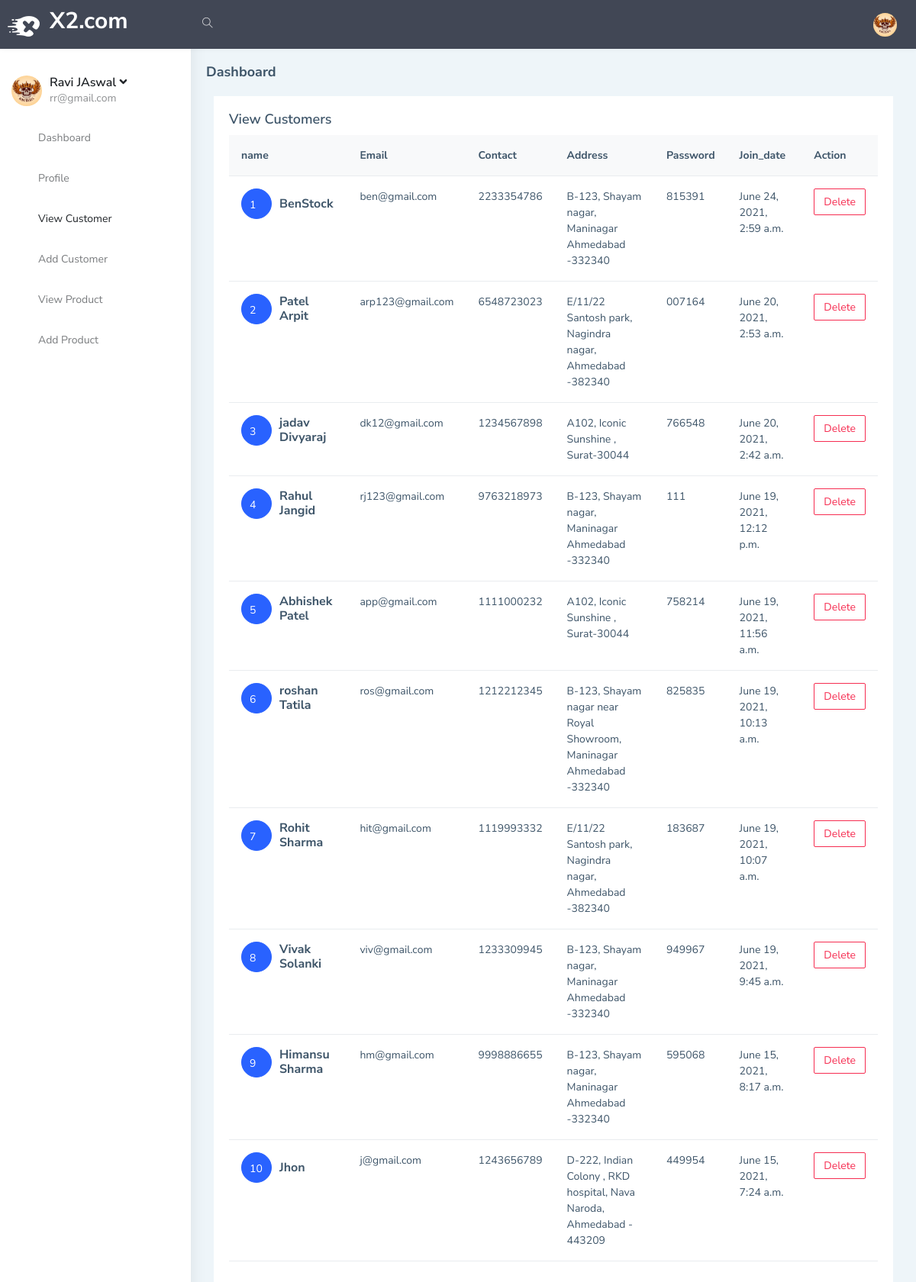
The app's page /View/ (signed in) with its own data.
### app1/models.py (models this page shows, shortened)
class Raw_data(models.Model):
        name      = models.CharField(default="", max_length=300)
        email     = models.EmailField(default="", max_length=246)
        mobileno  = models.PositiveIntegerField(default=0)
        address   = models.TextField()
        Photo     = models.ImageField(upload_to="profile/",max_length=500,blank=True,null=True,)
        password  = models.TextField(default="", max_length=200)
        Register_date = models.DateTimeField(auto_now=True, blank=True,null=True)

class Cus_data(models.Model):
    raw = models.ForeignKey('Raw_data',on_delete=models.CASCADE,blank=True,null=True)
    cus_nm = models.CharField(default="",max_length=200)
    cus_em = models.EmailField(default="",max_length=200)
    cus_con = models.PositiveIntegerField(default=0)
    cus_add1 = models.TextField(default="")
    cus_regi_date = models.DateTimeField(auto_now_add=True,blank=True, null=True)
    cus_photo = models.ImageField(upload_to="Cus_Photo/",default="",max_length=300,blank=True, null=True)
    cus_pass = models.CharField(default="",max_length=200)

### app1/views.py (the view)
# urls.py: path('View/',v.View_cus,name='View_cus'),
def View_cus(request):
    if 'Raw_data' in request.session.keys():
        vars = Raw_data.objects.get(id=int(request.session['Raw_data']))
        user = Cus_data.objects.filter(raw=vars)
        return render(request, 'View_cus.html', {'vars': vars, 'user': user})
    else:
        return redirect('Login')

### app1/templates/View_cus.html
{% extends 'index.html' %}
  {% load static %}
  {% block Dash %}
  <div class="container-fluid">
                <div class="row">
                    <div class="col-12">
                        <div class="card">
                            <div class="card-body">
                                <div class="d-md-flex">
                                    <div>
                                        <h4 class="card-title"> View Customers</h4>
                                    </div>
                            </div>
                            <div class="table-responsive">
                                <table class="table v-middle">
                                    <thead>
                                        <tr class="bg-light">
                                            <th class="border-top-0">name</th>
                                            <th class="border-top-0">Email</th>
                                            <th class="border-top-0">Contact</th>
                                            <th class="border-top-0">Address</th>
                                            <th class="border-top-0">Password</th>
                                            <th class="border-top-0">Join_date</th>
                                            <th class="border-top-0">Action</th>
                                        </tr>
                                    </thead>
                                    <tbody>
                                    {% for i in user reversed %}
                                        <tr>
                                            <td>
                                             <div class="d-flex align-items-center">
                                                    <div class="m-r-10"><a
                                                            class="btn btn-circle d-flex btn-info text-white">{{ forloop.counter }}</a>
                                                    </div>
                                                    <div class="">
                                                        <h4 class="m-b-0 font-16">{{i.cus_nm}}</h4>
                                                    </div>
                                                </div>
                                            </td>
                                            <td>{{i.cus_em}}</td>
                                            <td>{{i.cus_con}}</td>
                                            <td>{{i.cus_add1}} </td>
                                            <td> {{i.cus_pass}}</td>
                                            <td>{{i.cus_regi_date}}</td>
                                           <td><a href="{% url 'Del_Cus' i.id %}"> <button type="Submit" class="btn btn-outline-danger">Delete</button></a></td>
                                        </tr>
                                         {% endfor %}
                                    </tbody>
                                </table>
                            </div>
{% endblock Dash %}

### app1/templates/index.html (shortened to what this page needs)
{% load static %}
<!DOCTYPE html>
<html dir="ltr" lang="en">
<head>
    <link href="{% static 'Dash/assets/libs/chartist/dist/chartist.min.css' %}" rel="stylesheet">
    <link href="{% static 'Dash/dist/css/style.min.css' %}" rel="stylesheet">
</head>
<body>
    <div id="main-wrapper" data-layout="vertical" data-navbarbg="skin5" data-sidebartype="full"
        data-sidebar-position="absolute" data-header-position="absolute" data-boxed-layout="full">
        <header class="topbar" data-navbarbg="skin5">
            <nav class="navbar top-navbar navbar-expand-md navbar-dark">
                <div class="navbar-header" data-logobg="skin5">
                    <a class="navbar-brand" href="index.html">
                        <b class="logo-icon">
                            <img src="{% static 'Dash/assets/images/logo-light-icon.png' %}" alt="homepage" class="light-logo" />
                        </b>
                        <span class="logo-text">
                           <h2 class = "light-logo">X2.com</h2>
                        </span>
                    </a>
                </div>
                <div class="navbar-collapse collapse" id="navbarSupportedContent" data-navbarbg="skin5">
                    <ul class="navbar-nav float-start me-auto">
                        <li class="nav-item search-box"> <a class="nav-link waves-effect waves-dark"
                                href="javascript:void(0)"><i class="ti-search"></i></a>
                        </li>
                    </ul>
                    <ul class="navbar-nav float-end">
                        <li class="nav-item dropdown">
                            <a class="nav-link dropdown-toggle text-muted waves-effect waves-dark pro-pic" href="#" id="navbarDropdown" role="button" data-bs-toggle="dropdown" aria-expanded="false">
                                <img src="{{vars.Photo.url}}" alt="user" class="rounded-circle" width="31">
                            </a>
                        </li>
                    </ul>
                </div>
            </nav>
        </header>
        <aside class="left-sidebar" data-sidebarbg="skin6">
            <div class="scroll-sidebar">
                <nav class="sidebar-nav">
                    <ul id="sidebarnav">
                        <li>
                           <div class="user-profile d-flex no-block dropdown m-t-20">
                               <div class="user-pic"><img src="{{vars.Photo.url}}" alt="users"
                                        class="rounded-circle" width="40" /></div>
                                <div class="user-content hide-menu m-l-10">
                                    <a href="#" class="" id="Userdd" role="button"
                                        data-bs-toggle="dropdown" aria-haspopup="true" aria-expanded="false">
                                        <h5 class="m-b-0 user-name font-medium">{{vars.name}}
                                         <i class="fa fa-angle-down"></i></h5>
                                        <span class="op-5 user-email">{{vars.email}}</span>
                                    </a>
                                </div>
                            </div>
                        </li>
                        <li class="sidebar-item"> <a class="sidebar-link waves-effect waves-dark sidebar-link"
                                href="{% url 'Dashboard' %}" aria-expanded="false"><i class="mdi mdi-view-dashboard"></i><span
                                    class="hide-menu">Dashboard</span></a></li>
                        <li class="sidebar-item"> <a class="sidebar-link waves-effect waves-dark sidebar-link"
                                href="{% url 'Profile' %}" aria-expanded="false"><i
                                    class="mdi mdi-account-network"></i><span class="hide-menu">Profile</span></a></li>
                         <li class="sidebar-item"> <a class="sidebar-link waves-effect waves-dark sidebar-link"
                                href="{% url 'View_cus' %}" aria-expanded="false"><i class="mdi mdi-border-all"></i><span
                                    class="hide-menu">View Customer</span></a></li>
                        <li class="sidebar-item"> <a class="sidebar-link waves-effect waves-dark sidebar-link"
                                href="{% url 'Add_cus' %}" aria-expanded="false"><i class="mdi mdi-border-all"></i><span
                                    class="hide-menu">Add Customer</span></a></li>
                        <li class="sidebar-item"> <a class="sidebar-link waves-effect waves-dark sidebar-link"
                                href="{% url 'ViewProduct' %}" aria-expanded="false"><i class="mdi mdi-border-all"></i><span
                                    class="hide-menu">View Product</span></a></li>
                        <li class="sidebar-item"> <a class="sidebar-link waves-effect waves-dark sidebar-link"
                                href="{% url 'AddProduct' %}" aria-expanded="false"><i class="mdi mdi-border-all"></i><span
                                    class="hide-menu">Add Product</span></a></li>
                    </ul>
                </nav>
            </div>
        </aside>
        <div class="page-wrapper">
            <div class="page-breadcrumb">
                <div class="row align-items-center">
                    <div class="col-5">
                        <h4 class="page-title">Dashboard</h4>
                    </div>
                </div>
            </div>
            <div class="container-fluid">
          {% block Dash %}
          {% endblock Dash %}
          </div>
        </div>
    </div>
</body>
</html>

### records on screen
Raw_data: Photo (picture), name "Ravi JAswal", email "rr@gmail.com"
Cus_data: cus_nm "BenStock", cus_em "ben@gmail.com", cus_con "2233354786", cus_add1 "B-123, Shayam nagar, Maninagar Ahmedabad -332340", cus_pass "815391", cus_regi_date "June 24, 2021, 2:59 a.m."
Cus_data: cus_nm "Patel Arpit", cus_em "arp123@gmail.com", cus_con "6548723023", cus_add1 "E/11/22 Santosh park, Nagindra nagar, Ahmedabad -382340", cus_pass "007164", cus_regi_date "June 20, 2021, 2:53 a.m."
Cus_data: cus_nm "jadav Divyaraj", cus_em "dk12@gmail.com", cus_con "1234567898", cus_add1 "A102, Iconic Sunshine , Surat-30044", cus_pass "766548", cus_regi_date "June 20, 2021, 2:42 a.m."
Cus_data: cus_nm "Rahul Jangid", cus_em "rj123@gmail.com", cus_con "9763218973", cus_add1 "B-123, Shayam nagar, Maninagar Ahmedabad -332340", cus_pass "111", cus_regi_date "June 19, 2021, 12:12 p.m."
Cus_data: cus_nm "Abhishek Patel", cus_em "app@gmail.com", cus_con "1111000232", cus_add1 "A102, Iconic Sunshine , Surat-30044", cus_pass "758214", cus_regi_date "June 19, 2021, 11:56 a.m."
Cus_data: cus_nm "roshan Tatila", cus_em "ros@gmail.com", cus_con "1212212345", cus_add1 "B-123, Shayam nagar near Royal Showroom, Maninagar Ahmedabad -332340", cus_pass "825835", cus_regi_date "June 19, 2021, 10:13 a.m."
Cus_data: cus_nm "Rohit Sharma", cus_em "hit@gmail.com", cus_con "1119993332", cus_add1 "E/11/22 Santosh park, Nagindra nagar, Ahmedabad -382340", cus_pass "183687", cus_regi_date "June 19, 2021, 10:07 a.m."
Cus_data: cus_nm "Vivak Solanki", cus_em "viv@gmail.com", cus_con "1233309945", cus_add1 "B-123, Shayam nagar, Maninagar Ahmedabad -332340", cus_pass "949967", cus_regi_date "June 19, 2021, 9:45 a.m."
Cus_data: cus_nm "Himansu Sharma", cus_em "hm@gmail.com", cus_con "9998886655", cus_add1 "B-123, Shayam nagar, Maninagar Ahmedabad -332340", cus_pass "595068", cus_regi_date "June 15, 2021, 8:17 a.m."
Cus_data: cus_nm "Jhon", cus_em "j@gmail.com", cus_con "1243656789", cus_add1 "D-222, Indian Colony , RKD hospital, Nava Naroda, Ahmedabad - 443209", cus_pass "449954", cus_regi_date "June 15, 2021, 7:24 a.m."
